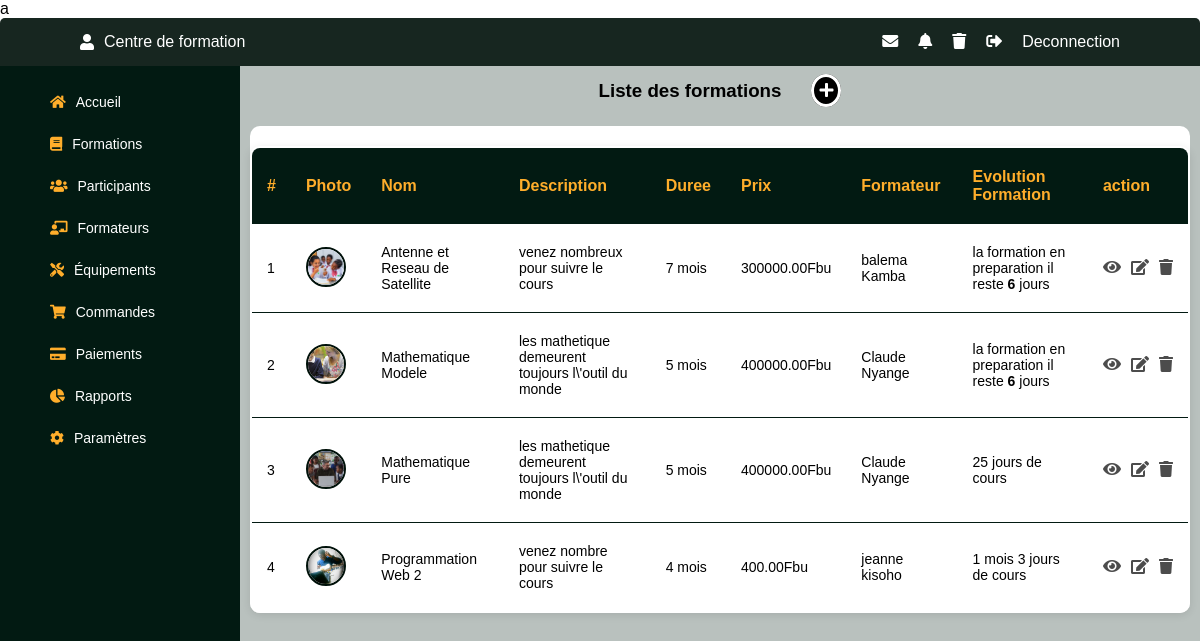
/Admin/liste_formation.php, run on the app's committed database.
### tables this page shows
CREATE TABLE IF NOT EXISTS `formations` (
  `id_formation` int NOT NULL AUTO_INCREMENT,
  `titre` varchar(200) NOT NULL,
  `description` text,
  `prix` decimal(10,2) NOT NULL,
  `duree` varchar(50) DEFAULT NULL,
  `id_formateur` int DEFAULT NULL,
  `debut_formation` date NOT NULL,
  `date_creation` timestamp NULL DEFAULT CURRENT_TIMESTAMP,
  `photo` text NOT NULL,
  PRIMARY KEY (`id_formation`),
  KEY `fk_formateur` (`id_formateur`)
);

CREATE TABLE IF NOT EXISTS `utilisateurs` (
  `id_utilisateur` int NOT NULL AUTO_INCREMENT,
  `nom` varchar(100) NOT NULL,
  `prenom` varchar(100) DEFAULT NULL,
  `email` varchar(150) NOT NULL,
  `mot_de_passe` varchar(255) NOT NULL,
  `telephone` varchar(20) DEFAULT NULL,
  `role` enum('admin','formateur','etudiant','client') DEFAULT 'client',
  `date_creation` timestamp NULL DEFAULT CURRENT_TIMESTAMP,
  `description` text NOT NULL,
  `photo` text NOT NULL,
  `specialite` varchar(50) NOT NULL,
  PRIMARY KEY (`id_utilisateur`),
  UNIQUE KEY `email` (`email`)
);

### modele/formation.php (called while the page is built, shortened)
<?php
include_once("base.php");
class Formation {
    private $titre;
    private $description;
    private $prix;
    private $duree;
    private $id_formateur;
    private $debut_formation;
    private $photo;
    public function __construct($id_formation, $titre, $description, $prix, $duree, $id_formateur, $date_creation, $debut_formation, $photo) {
        $this->titre = $titre;
        $this->description = $description;
        $this->prix = $prix;
        $this->duree = $duree;
        $this->id_formateur = $id_formateur;
        $this->debut_formation = $debut_formation;
        $this->photo = $photo;
    }
    public function getTitre() { return $this->titre; }
    public function getDescription() { return $this->description; }
    public function getPrix() { return $this->prix; }
    public function getDuree() { return $this->duree; }
    public function getIdFormateur() { return $this->id_formateur; }
    public function getDebutFormation() { return $this->debut_formation; }
    public function getPhoto() { return $this->photo; }
}
class RequeteFormation {
    private $crud;
    public function __construct() {
        $pdo = new Database();
        $this->crud = $pdo->getConnection();
    }
    public function getAllFormations() {
        $sql = "SELECT * FROM formations ORDER BY date_creation DESC";
        $stmt = $this->crud->query($sql);
        $formations = [];
        while ($row = $stmt->fetch(PDO::FETCH_ASSOC)) {
            $formations[] = new Formation($row['id_formation'], $row['titre'], $row['description'], $row['prix'], $row['duree'], $row['id_formateur'], $row['date_creation'], $row['debut_formation'], $row['photo']);
        }
        return $formations;
    }
}
?>

### modele/base.php (called while the page is built, shortened)
<?php
class Database {
    private static string $host = "localhost";
    private static string $dbname = "josnet";
    private static string $username = "root";
    private static string $password = "";
    private static ?PDO $conn = null;
    public static function getConnection(): PDO {
        if (self::$conn === null) {
            try {
                self::$conn = new PDO(
                    "mysql:host=" . self::$host . ";dbname=" . self::$dbname . ";charset=utf8",
                    self::$username,
                    self::$password
                );
                self::$conn->setAttribute(PDO::ATTR_ERRMODE, PDO::ERRMODE_EXCEPTION);
                self::$conn->setAttribute(PDO::ATTR_DEFAULT_FETCH_MODE, PDO::FETCH_ASSOC);
            } catch (PDOException $e) {
                die("❌ Erreur de connexion à la base de données : " . $e->getMessage());
            }
        }
        return self::$conn;
    }
}
?>

### modele/utilisateur.php (called while the page is built, shortened)
<?php
include_once('base.php');
class Utilisateur {
    private $nom;
    private $prenom;
    public function __construct(
        $id,
        $nom,
        $prenom,
        $email,
        $mot_de_passe,
        $telephone,
        $role,
        $description,
        $date_creation,
        $photo,
        $specialite = '')
        {
        $this->nom = $nom;
        $this->prenom = $prenom;
    }
    public function getNom() { return $this->nom; }
    public function getPrenom() { return $this->prenom; }
}
class RequeteUtilisateur {
    private $crud;
    public function __construct() {
        $pdo = new Database();
        $this->crud = $pdo->getConnection();
    }
    public function getUtilisateurById($id) {
        $sql = "SELECT * FROM utilisateurs WHERE id_utilisateur = ?";
        $stmt = $this->crud->prepare($sql);
        $stmt->execute([$id]);
        $row = $stmt->fetch(PDO::FETCH_ASSOC);
        if ($row) {
            return new Utilisateur($row['id_utilisateur'], $row['nom'], $row['prenom'], $row['email'], $row['mot_de_passe'], $row['telephone'], $row['role'], $row['description'], $row['date_creation'], $row['photo'], $row['specialite']);
        }
        return null;
    }
}
?>

### controle/controleur_utilisateur.php (called while the page is built, shortened)
<?php
include_once("../modele/utilisateur.php");
class UtilisateurController {
    private $requeteUtilisateur;
    public function __construct() {
        $this->requeteUtilisateur = new RequeteUtilisateur();
    }
    public function getUtilisateur(int $id): array {
        try {
            $utilisateur = $this->requeteUtilisateur->getUtilisateurById($id);
            if ($utilisateur) {
                $utilisateur->setMotDePasse('');
                return ['success' => true, 'data' => $utilisateur];
            }
            return ['success' => false, 'message' => 'Utilisateur non trouvé'];
        } catch (Exception $e) {
            return ['success' => false, 'message' => 'Erreur: ' . $e->getMessage()];
        }
    }
}
?>

### Admin/liste_formation.php (the view, shortened to what this page needs)
<!DOCTYPE html>
<html lang="en">
<head>
    <link rel="stylesheet" href="../vue/font-awesome/css/all.min.css">
    <link rel="stylesheet" href="../vue/styles/stylemenu.css">
    <?php
    include_once('../controle/controleur_formation.php');
    include_once('../controle/controleur_utilisateur.php');
    $utilisateur = new UtilisateurController();
    $formation = new FormationController();
    $listeFormation = $formation->getAllFormations();
    ?>
</head>
<body>
    <div class="header_dash">
        <div class="cont_dash">
             <?php include_once('header.php');?>
            <div class="ail_fle">
                 <?php include_once('menu.php');?>
                <div class="dashcontainu">
                    <div class="tabl_contnu">
                        <div class="titre_formation">
                            <h3>Liste des formations</h3>
                            <div class="ajouter" data-tooltip="ajouter une formation"><a href="../Admin/AjouteFormation.php"><i class="fas fa-plus"></i></a></div>
                        </div>
                        <div class="principal">
                            <table>
                                    <thead>
                                        <tr>
                                            <th>#</th>
                                            <th>Photo</th>
                                            <th>Nom</th>
                                            <th>Description</th>
                                            <th>Duree</th>
                                            <th>Prix</th>
                                            <th>Formateur</th>
                                            <th>Evolution Formation</th>
                                            <th>action</th>
                                        </tr>
                                    </thead>
<?php
$index = 0;
foreach($listeFormation['data'] as $liste){
    $index++;
      $formateur = $utilisateur->getUtilisateur($liste->getIdFormateur());
    ?>
                                    <tr>
                                        <td><?=$index?></td>
                                                                                    <td>
                                            <img src="<?=!empty($liste->getPhoto()) ? '../controle/'.$liste->getPhoto() : 'profil.jpg' ?>"
                                                    alt="profil"
                                                    style="width:40px; height:40px; border-radius:50%; object-fit:cover; border:2px solid #00110a;">
                                            </td>
                                        <td><?=$liste->getTitre()?></td>
                                        <td><?=$liste->getDescription()?></td>
                                        <td><?=round($liste->getDuree()/30)?> mois</td>
                                        <td><?=$liste->getPrix()?>Fbu</td>
                                        <td><?php echo $formateur['data']->getNom();echo " ".$formateur['data']->getPrenom();?></td>
                                        <td>
                                            <?php
                                                $duree = $liste->getDuree();
                                                $dateDebut = $liste->getDebutFormation();
                                                $etat = $formation->getTempsRestantFinFormation($dateDebut,$duree);
                                                echo $etat;
                                            ?>
                                        </td>
                                        <td>
                                                <div class="icons_actuality">
                                                     <a href=""><div class="voir" data-tooltip="Voir"><i class=" fas fa-eye"></i></div></a>
                                                    <a href=""><div class="modifier" data-tooltip="modifier"><i class="fas fa-edit"></i></div></a>
                                                    <a href=""> <div class="supprimer_" data-tooltip="supprimer"><i class="fas fa-trash"></i></div></a>
                                                </div>
                                            </td>
                                    </tr>
<?php }?>
                                </table>
                        </div>
                    </div>
                </div>
            </div>
        </div>
    </div>
</body>
</html>

### controle/controleur_formation.php (shortened to what this page needs)
<?php
include_once("../modele/formation.php");
class FormationController {
    private $requeteFormation;
    public function __construct() {
        $this->requeteFormation = new RequeteFormation();
    }
    public function getAllFormations(): array {
    try {
        $formations = $this->requeteFormation->getAllFormations();
        return [
            'success' => true,
            'data' => $formations,
            'count' => count($formations)
        ];
    } catch (Exception $e) {
        return [
            'success' => false,
            'message' => 'Erreur: ' . $e->getMessage()
        ];
    }
}
    public function getTempsRestantFinFormation($timeSpeci,$duree){
        $timePresent = time();
        $timeSpecifique = strtotime($timeSpeci);
        $heureRestant = ($timeSpecifique - $timePresent)/3600;
        if ($heureRestant<=0 && $heureRestant<$duree) {
            if (abs(round($heureRestant/24))>30) {
                return round(abs(round($heureRestant/24))/30) ." mois ". abs(round($heureRestant/24))%30 ." jours de cours";
            } else {
                return abs(round($heureRestant/24))." jours de cours";
            }
        }
        elseif ($heureRestant >= 0) {
            if (($heureRestant/24)>=30) {
                return 'la formation en preparation il reste <b> '. round(($heureRestant/24)/30) .' mois et '. round($heureRestant/24)%30 .' jours';
            }else{
                return 'la formation en preparation il reste <b> '. round($heureRestant/24) .'</b> jours';
            }
        }
        elseif(abs($heureRestant)>$duree) {
            return 'la formation a deja termine';
        }
    }
}

### data on the page
formations: photo (picture), titre "Antenne et Reseau de Satellite", description "venez nombreux pour suivre le cours", $liste->getDuree()/30 "7", prix "300000.00", id_formateur.nom "balema", id_formateur.prenom "Kamba"
formations: photo (picture), titre "Mathematique Modele", description "les mathetique demeurent toujours l\\'outil du monde", $liste->getDuree()/30 "5", prix "400000.00", id_formateur.nom "Claude", id_formateur.prenom "Nyange"
formations: photo (picture), titre "Mathematique Pure", description "les mathetique demeurent toujours l\\'outil du monde", $liste->getDuree()/30 "5", prix "400000.00", id_formateur.nom "Claude", id_formateur.prenom "Nyange", etat "25 jours de cours"
formations: photo (picture), titre "Programmation Web 2", description "venez nombre pour suivre le cours", $liste->getDuree()/30 "4", prix "400.00", id_formateur.nom "jeanne", id_formateur.prenom "kisoho", etat "1 mois 3 jours de cours"
